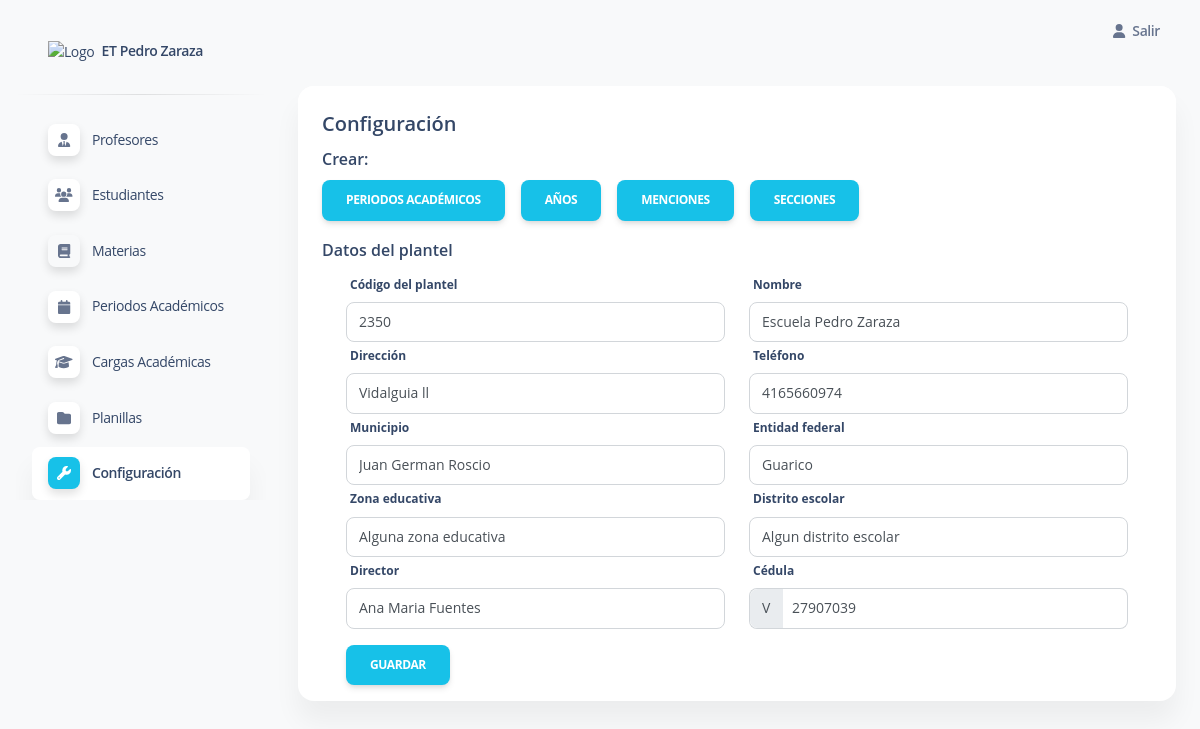
The app's page /configuracion (signed in) with its own data.
### apps/home/models.py (models this page shows, shortened)
class DatosPlantel(models.Model):
    id = models.AutoField(primary_key=True)  # Llave primaria autoincremental
    codigo = models.CharField(max_length=255)  # Cadena de texto no nula
    nombre = models.CharField(max_length=255)  # Cadena de texto no nula
    direccion = models.CharField(max_length=255)  # Cadena de texto no nula
    telefono = models.PositiveIntegerField()  # Número no nulo
    municipio = models.CharField(max_length=255)  # Cadena de texto no nula
    entidad_federal = models.CharField(max_length=255)  # Cadena de texto no nula
    zona_educativa = models.CharField(max_length=255)  # Cadena de texto no nula
    distrito_escolar = models.CharField(max_length=255)  # Cadena de texto no nula
    ci_tipo = models.CharField(max_length=1, null=False)  # String de un solo carácter no nulo
    ci = models.PositiveIntegerField(null=False)  # Número no nulo
    director = models.CharField(max_length=255)
    class Meta:
        verbose_name_plural = "Datos Plantel"  # Nombre en plural para el panel de administración

### apps/home/views.py (the view, shortened to what this page needs)
# urls.py: path('configuracion', views.configuracion, name='configuracion'),
@login_required(login_url="/login/")
def configuracion(request):
    if request.method == 'POST':
        form = PlantelForm(request.POST)
        if form.is_valid():
            datos_plantel = DatosPlantel.objects.first()
            if datos_plantel:
                DatosPlantel.objects.update(**form.cleaned_data)
            else:
                DatosPlantel.objects.create(**form.cleaned_data)
                datos_plantel = form.cleaned_data
    else:
        datos_plantel = DatosPlantel.objects.values().first()
    form = PlantelForm(initial=datos_plantel)
    content = 'home/configuracion/index.html'
    context = {
        'form':form,
        'segment':'configuracion',
        'title':'Configuración',
        'table':content
    }
    return render(request, 'home/table.html', context)

### apps/context_processors.py (called while the page is built)
def cfg_assets_root(request):
    return { 'ASSETS_ROOT' : settings.ASSETS_ROOT }

### apps/templates/home/table.html (shortened to what this page needs)
{% extends 'layouts/base.html' %}
{% block content %}
{% load tags %}
<div class="container-fluid py-4">
  <div class="row">
    <div class="col-12">
      <div class="card mb-4">
        <div class="card-header pb-0">
          <div class="d-flex justify-content-between">
            <h5>{{ title }}</h5>
          </div>
        </div>
        <div class="card-body p-0">
          <div class="table-responsive p-0" id="contenedor-tabla">
            {% include table %}
          </div>
        </div>
      </div>
    </div>
  </div>
</div>
{% endblock content %}

### apps/templates/home/configuracion/index.html (shortened to what this page needs)
{% block stylesheets %}
<link id="custom_style" href="{{ ASSETS_ROOT }}/css/custom.css" rel="stylesheet" />
{% endblock stylesheets %}
<div class="container-fluid">
  <div class="width-min">
    <h6>Crear:</h6>
    <div class="d-flex gap-3">
      <a class="btn btn-primary" href="{% url 'crear_periodo' %}" role="button">Periodos Académicos</a>
      <a class="btn btn-primary" href="{% url 'crear_anios' %}" role="button">Años</a>
      <a class="btn btn-primary" href="{% url 'crear_menciones' %}" role="button">Menciones</a>
      <a class="btn btn-primary" href="{% url 'secciones' %}" role="button">Secciones</a>
    </div>
  </div>
  <h6>Datos del plantel</h6>
  <form method="post">
    <div class="container">
      <div class="row">
        <div class="col {% if form.codigo.errors %}form-error{% endif %}">
          <label for="{{ form.codigo.id_for_label }}">{{ form.codigo.label }}</label>
          {{ form.codigo }}
        </div>
        <div class="col {% if form.nombre.errors %}form-error{% endif %}">
          <label for="{{ form.nombre.id_for_label }}">{{ form.nombre.label }}</label>
          {{ form.nombre }}
        </div>
        <div class="col {% if form.direccion.errors %}form-error{% endif %}">
          <label for="{{ form.direccion.id_for_label }}">{{ form.direccion.label }}</label>
          {{ form.direccion }}
        </div>
        <div class="col {% if form.telefono.errors %}form-error{% endif %}">
          <label for="{{ form.telefono.id_for_label }}">{{ form.telefono.label }}</label>
          {{ form.telefono }}
        </div>
        <div class="col {% if form.municipio.errors %}form-error{% endif %}">
          <label for="{{ form.municipio.id_for_label }}">{{ form.municipio.label }}</label>
          {{ form.municipio }}
        </div>
        <div class="col {% if form.entidad_federal.errors %}form-error{% endif %}">
          <label for="{{ form.entidad_federal.id_for_label }}">{{ form.entidad_federal.label }}</label>
          {{ form.entidad_federal }}
        </div>
        <div class="col {% if form.zona_educativa.errors %}form-error{% endif %}">
          <label for="{{ form.zona_educativa.id_for_label }}">{{ form.zona_educativa.label }}</label>
          {{ form.zona_educativa }}
        </div>
        <div class="col {% if form.distrito_escolar.errors %}form-error{% endif %}">
          <label for="{{ form.distrito_escolar.id_for_label }}">{{ form.distrito_escolar.label }}</label>
          {{ form.distrito_escolar }}
        </div>
        <div class="col {% if form.director.errors %}form-error{% endif %}">
          <label for="{{ form.director.id_for_label }}">{{ form.director.label }}</label>
          {{ form.director }}
        </div>
        <div class="col {% if form.ci_tipo.errors %}form-error{% endif %}">
          <label for="{{ form.ci_tipo.id_for_label }}">{{ form.ci.label }}</label>
          <div class="input-group">
            <div class="input-group-text p-0">
              {{ form.ci_tipo }}
            </div>
            {{ form.ci }}
          </div>
        </div>
        <div class="col pt-3">
          <button class="btn btn-primary" type="submit">Guardar</button>
        </div>
      </div>
    </div>
  </form>
</div>

### apps/static/assets/css/dark-theme-core.css (style rules this page uses)
body { transition: background-color 200ms ease-in; }

### apps/static/assets/css/custom.css (style rules this page uses)
.br-start { border-radius: 0.5rem 0px 0px 0.5rem !important; }
.padding-left-10px { padding-left: 10px !important; }

### records on screen
DatosPlantel: codigo "2350", nombre "Escuela Pedro Zaraza", direccion "Vidalguia ll", telefono "4165660974", municipio "Juan German Roscio", entidad_federal "Guarico", zona_educativa "Alguna zona educativa", distrito_escolar "Algun distrito escolar", director "Ana Maria Fuentes", ci_tipo "V", ci "27907039"

### other values on screen
{{ title }} "Configuración"
